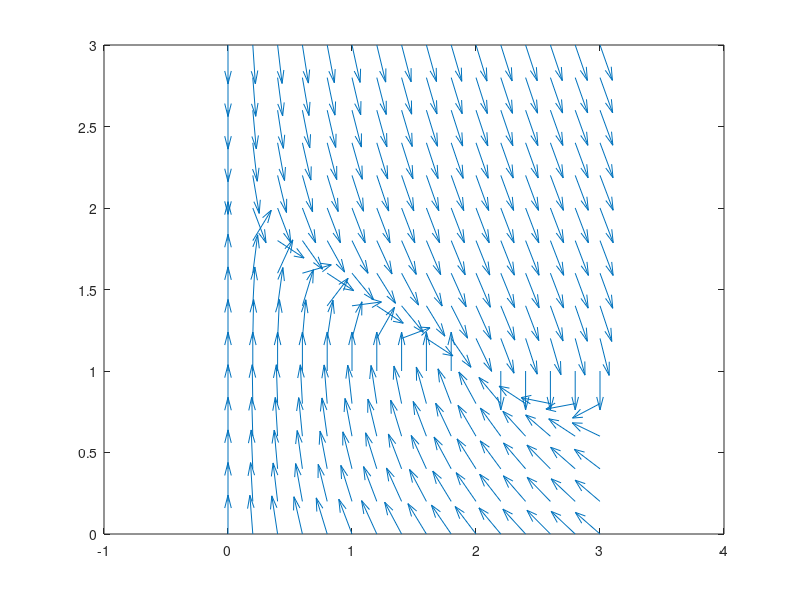

Here is the MATLAB script that generated this plot: (Note: this script raises an error after producing the figure.)
x = 0:0.2:3;
y = 0:0.2:3;

a1 = 2;
a2 = 2;

for i = 1:length(x)
    for j = 1:length(y)
        u(i,j) = a1*y(j)/(1+y(j))*x(i)-x(i);
        v(i,j) = -y(j)/(1+y(j))*x(i)-y(j)+a2;
        
        % scale arrows to same length
        c = sqrt(u(i,j)^2 + v(i,j)^2); 
        u(i,j) = .5*u(i,j)/c;
        v(i,j) = .5*v(i,j)/c;
    end
end

u = u';
v = v';

% if not running try 'clear u v' and run it again
% something "matlab storing memory Weird" thing ig
quiver(x, y, u, v)
hold on

% trajectories
[t, Z] = ode45(@func, [0,15], [0.5,0.5]);
[t2, Z2] = ode45(@func, [0,15], [1.5,1.5]);
[t3, Z3] = ode45(@func, [0,15], [2.5,2.5]);

plot(Z(:,1), Z(:,2))
plot(Z2(:,1), Z2(:,2))
plot(Z3(:,1), Z3(:,2))

hold off
title("Bacteria Density vs Nutrient Concentration")
xlabel("Bacteria Density");
ylabel("Nutrient Concentration");

% plotting solution over time (ode45)
function h = func(t, Y)
    x = Y(1);
    y = Y(2);
    a1 = 2;
    a2 = 2;
    h(1) = a1 *(y/(1+y))* x - x;
    h(2) = -1 *(y/(1+y))* x - y + a2;
    h = h';
end